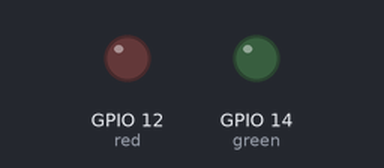
The sketch below on a simulated ESP8266 (NodeMCU). Shown: output pins drawn as LEDs (lit = HIGH). WiFi joins after 1.5 s; servers stay silent unless stated; what the sketch prints to the serial monitor is not drawn.

Above: at 0.0 s.
At 1.7 s:
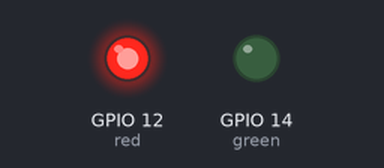
Timing chart, 0 to 3.2 s (numbered marks = the images above):
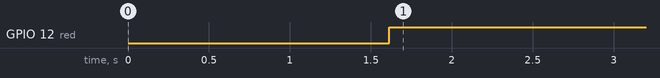

Measured:
- by itself, GPIO 12 (red): LOW → HIGH at 1.6 s

The sketch:

conexion.ino
```cpp
#include <ESP8266WiFi.h>
// Sustituir con datos de vuestra red
const char* ssid     = "rola9294";
const char* password = "ROMO1951";

#define red 12
#define green 14
void setup()
{
  pinMode(red,OUTPUT); //"please STAND BY" for connection status indicator
  pinMode(green,OUTPUT); // ESP8266 Connected!
  Serial.begin(115200); //or you can also use 9600
  delay(10);

  WiFi.mode(WIFI_STA); //wifi command
  WiFi.begin(ssid, password); //wifi command
  Serial.print("Conectando a:\t");
  Serial.println(ssid);
  // Esperar a que nos conectemos
  while (WiFi.status() != WL_CONNECTED) //wifi
  {
    delay(200);
    Serial.print('.');
  }
  // Mostrar mensaje de exito y dirección IP asignada
  Serial.println();
  Serial.print("Conectado a:\t");
  Serial.println(WiFi.SSID());
  Serial.print("IP address:\t");
  Serial.println(WiFi.localIP());
}
void loop()
{
 if(WiFi.status() == true)
 {
  digitalWrite(green,HIGH);
  digitalWrite(red,LOW);
  }
  else
  {
    digitalWrite(red,HIGH);
    digitalWrite(green,LOW);
    }
 }
```
